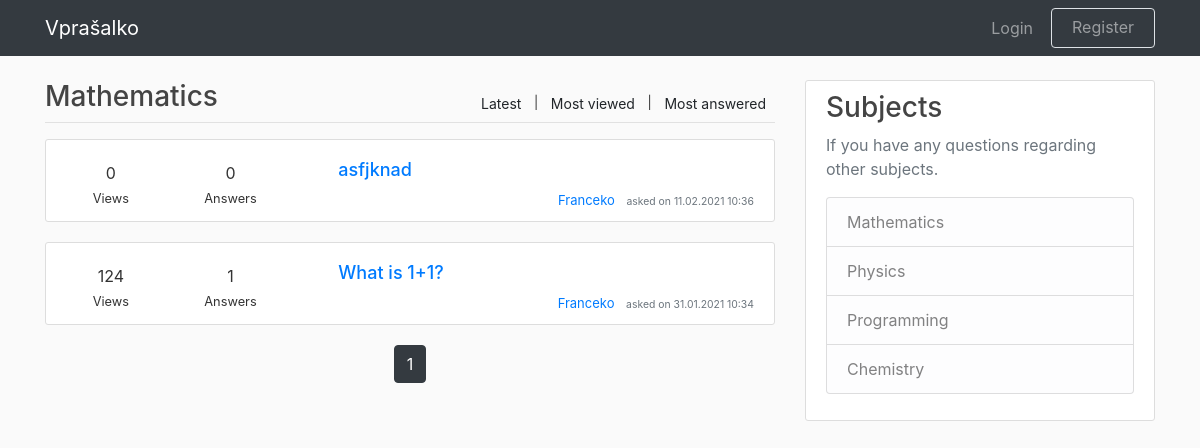
The app's page /home, older data.
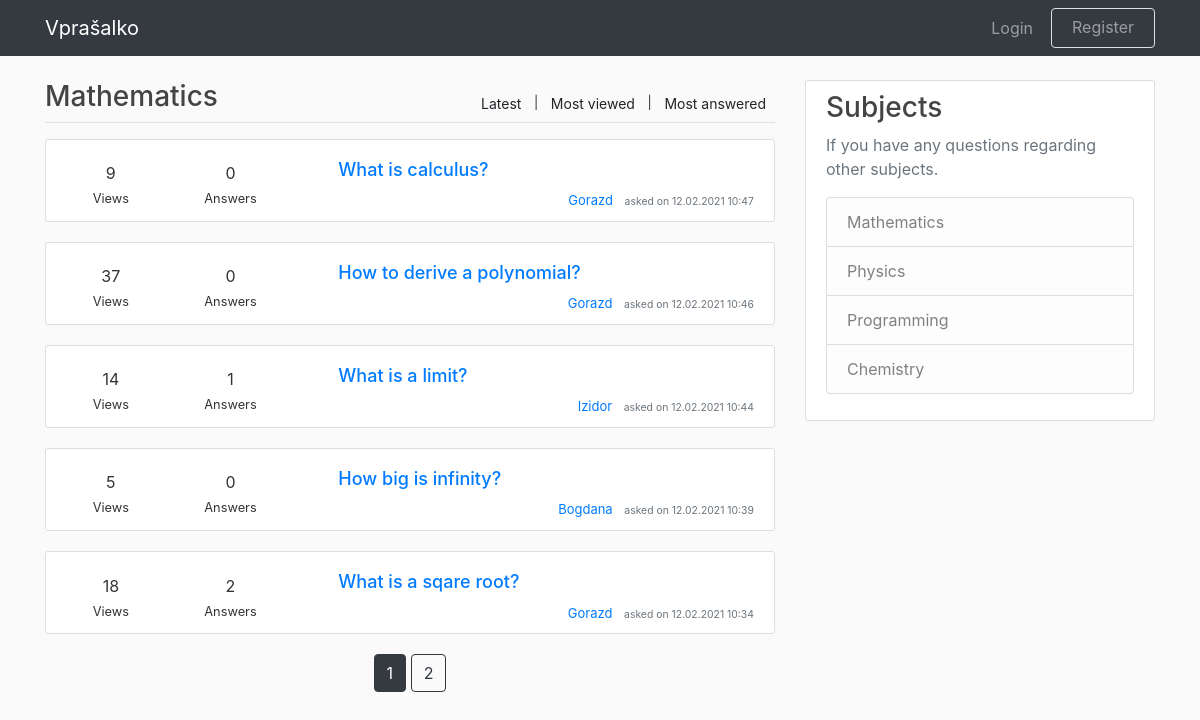
The same page, newer data.
### application/models.py (models this page shows, shortened)
class Question(db.Model, UserMixin):
    id = db.Column(db.Integer, primary_key=True)
    title = db.Column(db.String(100), nullable=False)
    date_posted = db.Column(
        db.DateTime, nullable=False, default=datetime.utcnow
    )
    content = db.Column(db.Text, nullable=False)
    views = db.Column(db.Integer, default=0)
    num_answers = db.Column(db.Integer, default=0)
    user_id = db.Column(db.Integer, db.ForeignKey('user.id'), nullable=False)
    answers = db.relationship(
        "Answer", backref="title", lazy=True, cascade="all, delete-orphan"
    )

class User(db.Model, UserMixin):
    id = db.Column(db.Integer, primary_key=True)
    username = db.Column(db.String(15), unique=True, nullable=False)
    email = db.Column(db.String(120), unique=True, nullable=False)
    password = db.Column(db.String(20), nullable=False)
    description = db.Column(
        db.String(300), nullable=False, default="No description yet."
    )
    questions = db.relationship('Question', backref='author', lazy=True)
    answers = db.relationship('Answer', backref='author', lazy=True)

### application/routes.py (the view)
@app.route("/")
@app.route("/home")
def home():
    page = request.args.get("page", default=1, type=int)
    questions = (
        Question.query
        .order_by(Question.date_posted.desc())
        .paginate(page=page, per_page=5)
    )
    return render_template("index.html", questions=questions)

### application/templates/index.html
{% extends "layout.html" %}
{% block content %}
    <div class="col-md-8 pd-0 mg-0">
        <div class="forum-title">
            <div class="float-right forum-desc filter">
                <small>
                    <a class="btn btn-sm btn-custom"
                    href="/"> Latest</a> |
                    <a class="btn btn-sm btn-custom"
                    href="{{ url_for('most_viewed') }}">Most viewed</a> |
                    <a class="btn btn-sm btn-custom"
                    href="{{ url_for('most_answered') }}">Most answered</a>
                </small>
            </div>
            <h3>Mathematics</h3>
        </div>
        <hr class="title-line">
        {% for question in questions.items %}
            <article class="media content-section">
                <div class="media-body">
                    <div class="row">
                        <div class="col-md-2 question-info mt-auto mb-auto">
                            <span class="likes-number">{{ question.views }}</span>
                            <div>
                                <small>Views</small>
                            </div>
                        </div>
                        <div class="col-md-2 question-info mt-auto mb-auto">
                            <span class="answers-number">{{ question.num_answers }}</span>
                            <div>
                                <small>Answers</small>
                            </div>
                        </div>
                        <div class="col-md-8 pl-5">
                            <h3>
                                <a class="article-title"
                                href="{{ url_for('question_post', question_id=question.id) }}">
                                    {{ question.title }}
                                </a>
                            </h3>
                            <div class="article-metadata article-info">
                                <a class="mr-2"
                                href="{{ url_for('user_profile', username=question.author.username) }}">
                                    {{ question.author.username }}
                                </a>
                                <small class="text-muted">
                                    asked on {{ question.date_posted.strftime('%d.%m.%Y %H:%M') }}
                                </small>
                            </div>
                        </div>
                    </div>
                </div>
            </article>
        {% endfor %}
        <div class="page-align">
            {% for page_num in questions.iter_pages(
                left_edge=1, right_edge=1, left_current=1, right_current=2
            ) %}
                {% if page_num %}
                    {% if questions.page == page_num %}
                        <a class="btn btn-dark mb-4"
                        href="{{ url_for('home', page=page_num) }}">{{ page_num }}</a>
                    {% else %}
                        <a class="btn btn-outline-dark mb-4"
                        href="{{ url_for('home', page=page_num) }}">{{ page_num }}</a>
                    {% endif %}
                {% else %}
                    ...
                {% endif %}
            {% endfor %}
        </div>
    </div>
    {% include "sidebar.html" %}
{% endblock content %}

Row changes from the older to the newer data that the page shows:
no longer on this page (row edited): Question: views "0", num_answers "0", title "asfjknad", author.username "Franceko", date_posted "11.02.2021 10:36"
no longer on this page (row edited): Question: views "124", num_answers "1", title "What is 1+1?", author.username "Franceko", date_posted "31.01.2021 10:34"
added Question: views "9", num_answers "0", title "What is calculus?", author.username "Gorazd", date_posted "12.02.2021 10:47"
added Question: views "37", num_answers "0", title "How to derive a polynomial?", author.username "Gorazd", date_posted "12.02.2021 10:46"
added Question: views "14", num_answers "1", title "What is a limit?", author.username "Izidor", date_posted "12.02.2021 10:44"
added Question: views "5", num_answers "0", title "How big is infinity?", author.username "Bogdana", date_posted "12.02.2021 10:39"
added Question: views "18", num_answers "2", title "What is a sqare root?", author.username "Gorazd", date_posted "12.02.2021 10:34"
Text that changed along with them:
new list line: "2"
